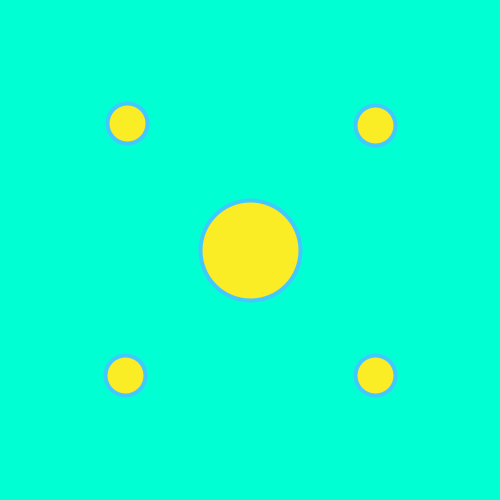
Frame 1 (no input)
Frame 60 (the mouse pressed at the canvas centre just before this capture): identical to frame 1, image omitted
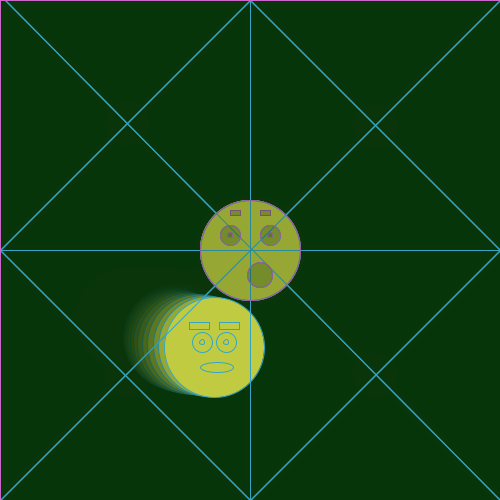
Frame 120 (the mouse held since frame 60 and released just before this capture)

The Processing sketch that drew these frames (run headless with seeded random() and noise(); from frame 60 on, the mouse is pressed at the canvas centre):

// Processing sketch: processing_132172
// ── processing_132172.pde

float diam = 100;
float a = 0;


void setup () {
  size(500, 500);
  frameRate(100);
}

void draw() {
  
  float x = noise(a, 10) * width;
  float y = noise(a, 50) * height;
  float d = dist(x , y, mouseX , mouseY );
  
   if(d > diam){
    strokeWeight(1);
  } else{
    strokeWeight(random(10));
  }
  

  stroke(66, 200, 255); //blue
  fill(mouseX,mouseY,mouseX/3); //yellow
  ellipse(x, y, diam /1, diam/1);
  rect(x - 25, y -25, diam /5, diam/15);
  rect(x + 5, y -25, diam /5, diam/15);
  ellipse(x - 12, y -5, diam /5, diam/5);
  ellipse(x - 12, y -5, diam /20, diam/20);
  ellipse(x + 12, y -5, diam /5, diam/5);
  ellipse(x + 12, y -5, diam /20, diam/20);
  ellipse(x + 3, y +20, diam /3, diam/10);

  
  ellipse(mouseX, mouseY, 100, 100);
  ellipse(mouseX-20,mouseY-15,20,20);
  ellipse(mouseX+20,mouseY-15,20,20);
  ellipse(mouseX-20,mouseY-15,5,5);
  ellipse(mouseX+20,mouseY-15,5,5);
  ellipse(mouseX +10,mouseY +25,mouseX/10,mouseY/10);

  
  if (mouseY < 250 && mouseX < 250) {
    background(mouseY,255,211);
    strokeWeight(4);
    fill( 250,236,37);
    ellipse(375,125,40,40);
    ellipse(127,123,40,40);
    ellipse(375,375,40,40);
    ellipse(125,375,40,40);
    ellipse(250,250,100,100);
  }
  if (mouseY < 250 && mouseX > 250) {
    background(246,mouseY,54);
    strokeWeight(3);
    fill(250,236,37);
    rect(355,105,40,40);
    rect(108,105,40,40);
    rect(355,355,40,40);
    rect(105,355,40,40);
    rect(200,200,100,100);
  }
  if (mouseY > 250 && mouseX < 250) {
    background(mouseX,0,0);
    fill(134,236,37);
    rect(355,105,40,40);
    rect(108,105,40,40);
    rect(355,355,40,40);
    rect(105,355,40,40);
    rect(200,200,100,100);
    strokeWeight(2);
    ellipse(375,125,10,10);
    ellipse(127,123,10,10);
    ellipse(376,375,10,10);
    ellipse(125,375,10,10);
    ellipse(250,250,50,50);
  }
  if (mouseY > 250 && mouseX < 250) {
    background(150,200,mouseX+237);
    ellipse(375,125,40,40);
    ellipse(127,123,40,40);
    ellipse(376,375,40,40);
    ellipse(125,375,40,40);
    ellipse(250,250,100,100);
    strokeWeight(1);
    rect(370,120,10,10);
    rect(122,118,10,10);
    rect(371,370,10,10);
    rect(120,370,10,10);
    rect(225,223,50,50);
  }
  if (mousePressed) {
    if (mouseButton == RIGHT) 
    strokeWeight(5);
    line(250, 0, 250, 500);
    line(250, 250,500,0);
    line(250,500,0,250);
    line(0,500,250,250);
    line(0,250,500,250);
    line(500,250,250,0);
    line(0,250,250,0);
    line(5,0,500,500);
    line(250,500,500,250);

    
  stroke(204, 102, 200);
  fill(10,50,10,60);
  rect(mouseX-20,mouseY-40,10,5);
  rect(mouseX+10,mouseY-40,10,5);
  ellipse(mouseX, mouseY, 100, 100);
  ellipse(mouseX-20,mouseY-15,20,20);
  ellipse(mouseX+20,mouseY-15,20,20);
  ellipse(mouseX-20,mouseY-15,5,5);
  ellipse(mouseX+20,mouseY-15,5,5);
  ellipse(mouseX +10,mouseY +25,mouseX/10,mouseY/10);
  rect(0, 0, 2000, 1000);
  
    a = a + 0.01;

    }
  
  }
